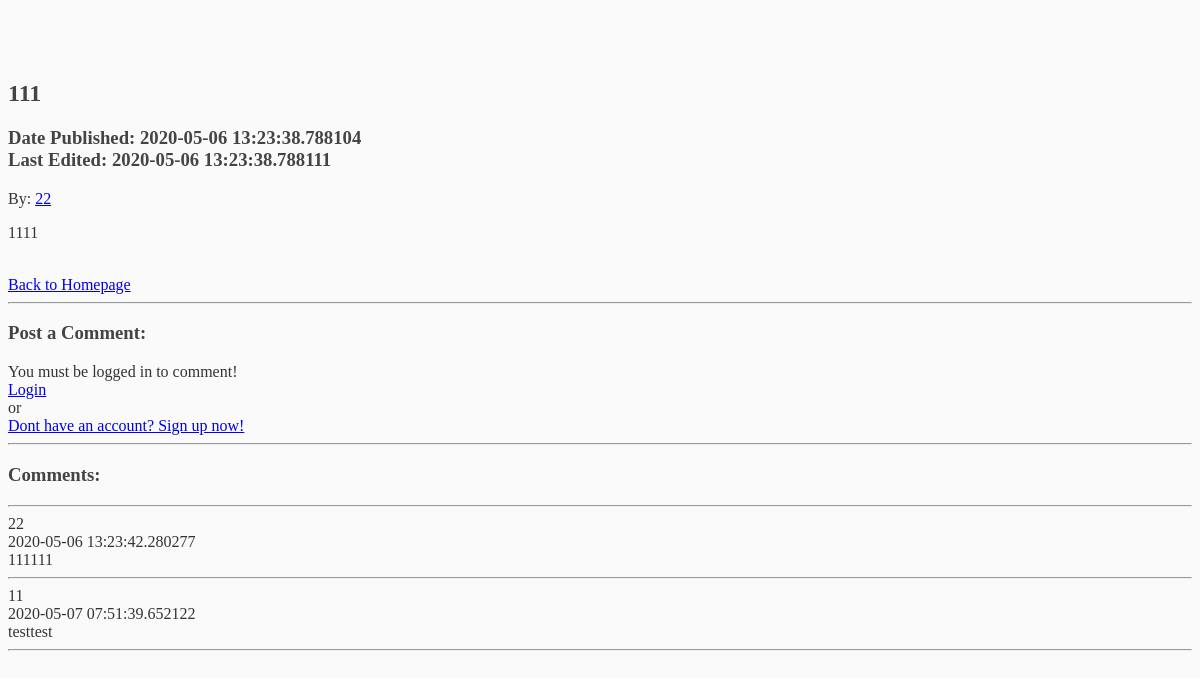
Screenshot of /post/2 with the database file from the repository.
### blogweb/models.py (models this page shows, shortened)
class Posting(db.Model):
    id = db.Column(db.Integer, primary_key=True)
    user_id = db.Column(db.Integer, db.ForeignKey('user.id'), nullable=False)
    title = db.Column(db.String(100), nullable=False, default='Untitled Post')
    content = db.Column(db.Text, nullable=False, default='')
    date_published = db.Column(db.DateTime, nullable=False, default=datetime.utcnow)
    date_edited = db.Column(db.DateTime, nullable=False, default=datetime.utcnow)

class User(db.Model, UserMixin):
    id = db.Column(db.Integer, primary_key=True)
    username = db.Column(db.String(20), unique=True, nullable=False)
    about = db.Column(db.Text, unique=True, nullable=False, default='')
    image = db.Column(db.String(20), nullable=False, default='default.jpg')
    email = db.Column(db.String(120), unique=True, nullable=False)
    password = db.Column(db.String(60), nullable=False)
    posts = db.relationship('Posting', backref='author', lazy=True)
    comments = db.relationship('Comments', backref='author', lazy=True)

class Comments(db.Model):
    id = db.Column(db.Integer, primary_key=True)
    user_id = db.Column(db.Integer, db.ForeignKey('user.id'), nullable=False)
    post_id = db.Column(db.Integer, db.ForeignKey('posting.id'), nullable=False)
    content = db.Column(db.Text, nullable=False, default='')
    date_commented = db.Column(db.DateTime, nullable=False, default=datetime.utcnow)

### blogweb/routes.py (the view)
@app.route('/post/<int:id>', methods=['POST', 'GET'])
def post(id):
    all_comments = Comments.query.all()
    comments = []
    for comment in all_comments:
        if comment.post_id == id:
            comments.append(comment)
    post = Posting.query.get_or_404(id)
    form = CommentForm()
    if form.validate_on_submit():
        com_content = request.form['content']
        new_comment = Comments(author=current_user, content=com_content, post_id=id)
        db.session.add(new_comment)
        db.session.commit()
        return redirect(url_for('post', id=id))
    else:
        session['url'] = url_for('post', id=id)
        return render_template('post.html', post=post, comments=comments, form=form)

### blogweb/templates/post.html (shortened to what this page needs)
{% extends 'base.html' %}
{% block body %}
<h2>{{ post.title }}</h2>
<h3>
    Date Published: {{ post.date_published }}
    <br>
    Last Edited: {{ post.date_edited }}
</h3>
By: <a href="{{ url_for('profile', id=post.user_id) }}">{{ post.author.username }}</a>
<br>
<p>{{ post.content }}</p>
<br>
<a href='/'>Back to Homepage</a>
<br>
<hr>
<h3>Post a Comment:</h3>
{% if current_user.is_authenticated %}
Post a comment as: {{ current_user.username }}
    <form action='' method='POST'>
        {{ form.hidden_tag() }}
        <div>
            {{ form.content.label(class="form-control-label") }}
            {% if form.content.errors %}
                {{ form.content(class="form-control form-control-lg is-invalid") }}
                <div>
                    {% for error in form.content.errors %}
                        <span>{{ error }}</span>
                    {% endfor %}
                </div>
            {% else %}
                {{ form.content(class="form-control form-control-lg") }}
            {% endif %}
        </div>
        <div class="form-group">
            {{ form.submit(class="btn btn-outline-info") }}
        </div>
    </form>
{% else %}
    You must be logged in to comment!
    <div>
        <a href='/login'>Login</a>
    </div>
    or
    <div>
        <a href='/signup'>Dont have an account? Sign up now!</a>
    </div>
{% endif %}
<hr>
<h3>Comments:</h3>
<hr>
    {% for comment in comments %}
        <div>
            {{ comment.author.username }}
            <br>
            {{ comment.date_commented }}
        </div>
        <div>
            {{ comment.content }}
        </div>
    <hr>
    {% endfor %}
{% endblock %}

### blogweb/static/css/main.css (style rules this page uses)
body { background: #fafafa; color: #333333; margin-top: 5rem; }
h1, h2, h3, h4, h5, h6 { color: #444444; }

### rows the page displays
Posting: title "111", date_published "2020-05-06 13:23:38.788104", date_edited "2020-05-06 13:23:38.788111", content "1111"
User: author.username "22"
Comments: author.username "22", date_commented "2020-05-06 13:23:42.280277", content "111111"
Comments: author.username "11", date_commented "2020-05-07 07:51:39.652122", content "testtest"
